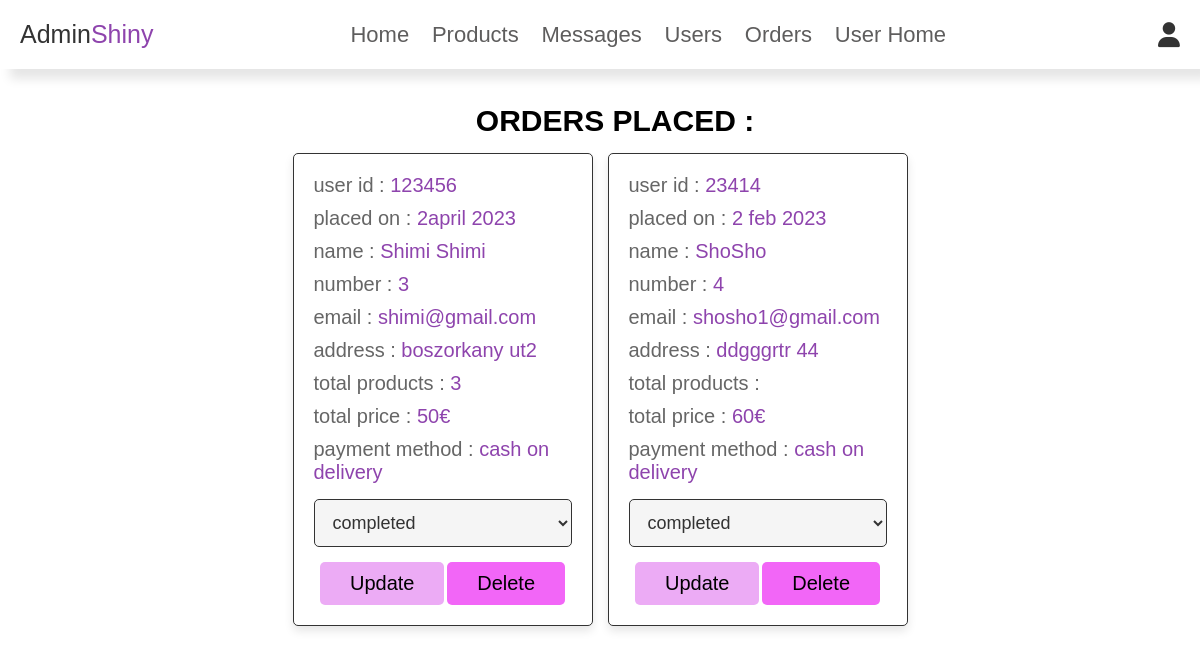
The app's page /admin_orders.php (signed in) with its own data.
### tables this page shows
CREATE TABLE `orders` (
  `id` int(150) NOT NULL,
  `user_id` int(150) NOT NULL,
  `name` varchar(150) NOT NULL,
  `number` varchar(20) NOT NULL,
  `email` varchar(150) NOT NULL,
  `method` varchar(50) NOT NULL,
  `address` varchar(500) NOT NULL,
  `total_products` varchar(1000) NOT NULL,
  `total_price` int(150) NOT NULL,
  `placed_on` varchar(60) NOT NULL,
  `payment_status` varchar(50) NOT NULL DEFAULT 'pending'
);

### admin_orders.php (the view, shortened to what this page needs)
<?php
include 'config.php';
?>
<!DOCTYPE html>
<html lang="en">
<head>
    <link rel="stylesheet" href="https://cdnjs.cloudflare.com/ajax/libs/font-awesome/6.2.1/css/all.min.css">
    <link rel="stylesheet" href="css/admin_style.css">
</head>
<body>
    <?php include 'admin_header.php'; ?>
    <section class="orders">
        <h1 class="title">Orders placed : </h1>
        <div class="box-container">
            <?php
            $select_orders = mysqli_query($conn, "SELECT * FROM `orders`") or die(mysqli_error($conn));
            if (mysqli_num_rows($select_orders) > 0) {
                while ($fetch_orders = mysqli_fetch_assoc($select_orders)) {
            ?>
                    <div class="box">
                        <p> user id : <span><?= $fetch_orders['user_id'] ?></span> </p>
                        <p> placed on : <span><?= $fetch_orders['placed_on'] ?></span> </p>
                        <p> name : <span><?= $fetch_orders['name'] ?></span> </p>
                        <p> number : <span><?= $fetch_orders['number'] ?></span> </p>
                        <p> email : <span><?= $fetch_orders['email'] ?></span> </p>
                        <p> address : <span><?= $fetch_orders['address'] ?></span> </p>
                        <p> total products : <span><?= $fetch_orders['total_products'] ?></span> </p>
                        <p> total price : <span><?= $fetch_orders['total_price'] ?>€</span> </p>
                        <p> payment method : <span><?= $fetch_orders['method'] ?></span> </p>
                        <form action="" method="post">
                            <select name="update_payment">
                                <option value="" selected disabled><?= $fetch_orders['payment_status'] ?></option>
                            </select>
                            <input type="submit" value="update" name="update_order" class="option-sub">
                            <a href="admin_orders.php?delete=<?= $fetch_orders['id'] ?>" onclick="return confirm('are you you want to delete this order?');" class="delete-sub">delete</a>
                        </form>
                    </div>
            <?php
                }
            } else {
                echo '<p class="empty"> Orders have not yet been placed, unfortunately!</p>';
            }
            ?>
        </div>
    </section>
</body>
</html>

### css/admin_style.css (style rules this page uses)
:root { --purple:#8e44ad; --red:#c0392b; --orange:#f39c12; --black:#333; --white:#fff; --light-color:#666; --light-white:#ccc; --light-bg:#f5f5f5; --border:.1rem solid var(--black); --box-shadow:0 .5rem 1rem rgba(0,0,0,.1); }
* { font-family: 'Rubik', sans-serif; margin:0; padding:0; box-sizing: border-box; outline: none; border:none; text-decoration: none; transition:all .2s linear; }
html { font-size: 62.5%; overflow-x: hidden; }
body { background-color: white; }
section { padding:3rem 2rem; }
.sub, .option-sub, .delete-sub, .white-sub { display: inline-block; margin-top: 1rem; padding:1rem 3rem; cursor: pointer; color:black; font-size: 2rem; border-radius: .5rem; text-transform: capitalize; }
.option-sub { background-color: rgb(236, 171, 245); }
.delete-sub { background-color: rgb(242, 102, 247); }
.orders h1 { text-transform: uppercase; text-align: center; margin-top: 0.5rem; margin-left: 3rem; margin-bottom: 1.5rem; color:black; font-size: 3rem; }
.orders .box-container { display: grid; grid-template-columns: repeat(auto-fit, 30rem); justify-content: center; gap:1.5rem; max-width: 1200px; margin:0 auto; align-items: flex-start; }
.orders .box-container .box { background-color: var(--white); padding:2rem; border:var(--border); box-shadow: var(--box-shadow); border-radius: .5rem; }
.orders .box-container .box p { padding-bottom: 1rem; font-size: 2rem; color:var(--light-color); }
.orders .box-container .box p span { color:var(--purple); }
.orders .box-container .box form { text-align: center; }
.orders .box-container .box form select { border-radius: .5rem; margin:.5rem 0; width: 100%; background-color: var(--light-bg); border:var(--border); padding:1.2rem 1.4rem; font-size: 1.8rem; color:var(--black); }

### records on screen
orders: user "123456", placed_on "2april 2023", name "Shimi Shimi", number "3", email "shimi@gmail.com", address "boszorkany ut2", total_products "3", total_price "50", method "cash on delivery", update_payment "completed"
orders: user "23414", placed_on "2 feb 2023", name "ShoSho", number "4", email "shosho1@gmail.com", address "ddgggrtr 44", total_price "60", method "cash on delivery", update_payment "completed"
